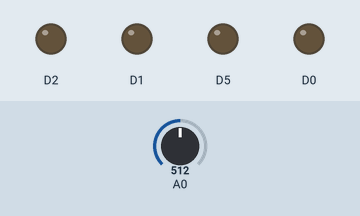
A program run on a simulated ESP8266 (Wemos D1 mini). Parts: output pins drawn as LEDs (lit = HIGH). Inputs (shaded band) come from the test bench; at power-on: A0 = 512. WiFi joins after 1.5 s; servers stay silent unless stated; no MQTT or app messages arrive unless stated; what the program prints to the serial monitor is not drawn.

Above: at 2.0 s.
At 3.0 s:
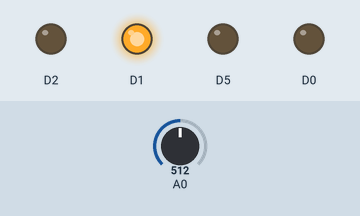
At 4.0 s:
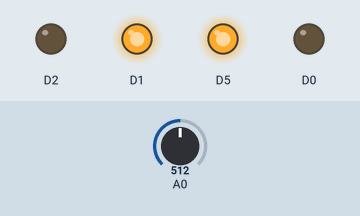
Timing chart, 0 to 6.1 s (numbered marks = the images above):
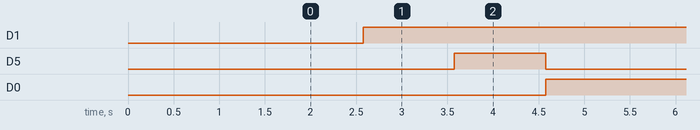

Measured:
- by itself, D1: LOW → HIGH at 2.6 s
- by itself, D5: alternates HIGH for 1.0 s and LOW for 3.0 s
- by itself, D0: alternates HIGH for 2.0 s and LOW for 2.0 s

The program:

main.cpp
```cpp
#include <Arduino.h>
#include <ArduinoJson.h>

#include "config.h"
#include "common.h"
#include "wifi_common.h"

const int M1 = A0;

void setup() {
  Serial.begin(9600);
  setup_wifi();
  client.setServer(MQTT_SERVER, 1883);
  setupOTA();

  pinMode(D5, OUTPUT);
  pinMode(D0, OUTPUT);
  pinMode(D2, OUTPUT);
  pinMode(D1, OUTPUT);

  digitalWrite(D5, LOW);
  digitalWrite(D0, LOW);
  digitalWrite(D2, LOW);
  digitalWrite(D1, LOW);
}

void loop() {

  if (!client.connected()){
    delay(1);
    Serial.println("Attempting MQTT connection...");
    reconnect_mqtt();
    return;
  }

  if (WiFi.status() != WL_CONNECTED){
    delay(1);
    Serial.println("Attempting WIFI connection...");
    setup_wifi();
    return;
  }

  client.loop();
  ArduinoOTA.handle();

  delay(1000);
  sendState();
}
```

common.cpp
```cpp
#include <Arduino.h>
#include <PubSubClient.h>
#include <ArduinoJson.h>

#include "common.h"
#include "config.h"

WiFiClient wifiClient;
PubSubClient client(wifiClient);
```

common.h
```cpp
#ifndef COMMON_GUARD
#define COMMON_GUARD

#include <Arduino.h>
#include <ArduinoOTA.h>
#include <ESP8266WiFi.h>
#include <PubSubClient.h>

#include "config.h"

extern PubSubClient client;

#endif
```

wifi_common.cpp
```cpp
#include <Arduino.h>
#include <ESP8266WiFi.h>
#include <PubSubClient.h>
#include <ArduinoJson.h>

#include "wifi_common.h"
#include "config.h"
#include "common.h"

const int BUFFER_SIZE_SEND = JSON_OBJECT_SIZE(10);

void setupOTA(){
    ArduinoOTA.setPort(OTA_PORT);
    ArduinoOTA.setHostname(HOSTNAME);

    ArduinoOTA.onStart([]() { Serial.println("Starting"); });
    ArduinoOTA.onEnd([]() { Serial.println("\nEnd"); });
    ArduinoOTA.onProgress([](unsigned int progress, unsigned int total) {
        Serial.printf("Progress: %u%%\r", (progress / (total / 100)));
    });

    ArduinoOTA.onError([](ota_error_t error) {
        Serial.printf("Error[%u]: ", error);
        if (error == OTA_AUTH_ERROR){
            Serial.println("Auth Failed");
        }else if (error == OTA_BEGIN_ERROR){
            Serial.println("Begin Failed");
        }else if (error == OTA_CONNECT_ERROR){
            Serial.println("Connect Failed");
        }else if (error == OTA_RECEIVE_ERROR){
            Serial.println("Receive Failed");
        }else if (error == OTA_END_ERROR){
            Serial.println("End Failed");
        }
    });
    ArduinoOTA.begin();
}

void setup_wifi(){

    delay(10);
    // We start by connecting to a WiFi network
    Serial.println();
    Serial.print("Connecting to ");
    Serial.println(MY_SSID);

    WiFi.mode(WIFI_STA);
    WiFi.begin(MY_SSID, MY_PASSWORD);

    while (WiFi.status() != WL_CONNECTED){
        delay(500);
        Serial.print(".");
    }

    Serial.println("");
    Serial.println("WiFi connected");
    Serial.println("IP address: ");
    Serial.println(WiFi.localIP());
}

void reconnect_mqtt(){
    // Loop until we're reconnected
    while (!client.connected()){

        // Attempt to connect
        if (client.connect(HOSTNAME, mqtt_username, mqtt_password)) {
            Serial.println("connected");
        } else {
            Serial.print("failed, rc=");
            Serial.print(client.state());
            Serial.println(" try again in 5 seconds");
            // Wait 5 seconds before retrying
            delay(5000);
        }
    }
}

void sendState(){

    // gather data
    StaticJsonBuffer<BUFFER_SIZE_SEND> jsonBuffer;
    JsonObject &object = jsonBuffer.createObject();

    digitalWrite(D5, LOW);
    digitalWrite(D0, LOW);
    digitalWrite(D2, LOW);
    digitalWrite(D1, HIGH);
    object["moisture_m1"] = analogRead(A0);
    delay(1000);

    digitalWrite(D5, HIGH);
    digitalWrite(D0, LOW);
    digitalWrite(D2, LOW);
    digitalWrite(D1, HIGH);
    object["moisture_m2"] = analogRead(A0);
    delay(1000);

    digitalWrite(D5, LOW);
    digitalWrite(D0, HIGH);
    digitalWrite(D2, LOW);
    digitalWrite(D1, HIGH);
    object["moisture_m3"] = analogRead(A0);
    delay(1000);

    // digitalWrite(D5, HIGH);
    // digitalWrite(D0, HIGH);
    // digitalWrite(D2, LOW);
    // digitalWrite(D1, HIGH);
    // object["moisture_m4"] = analogRead(A0);
    // delay(1000);

    char buffer[object.measureLength() + 1];
    object.printTo(buffer, sizeof(buffer));
    object.printTo(Serial);
    Serial.println("");
    client.publish(STATE_TOPIC, buffer, true);
}
```

wifi_common.h
```cpp
#ifndef WIFI_COMMON_GUARD
#define WIFI_COMMON_GUARD

#include "common.h"

void reconnect_mqtt();
void setupOTA();
void setup_wifi();
void sendState();

#endif
```

config.example.h
```cpp
#ifndef CONFIG_GUARD
#define CONFIG_GUARD

#include <Arduino.h>
#include <ArduinoOTA.h>
#include <ESP8266WiFi.h>
#include <PubSubClient.h>

#define STATE_TOPIC "moisture/bedroom"

#define HOSTNAME "esp8266-moistures"
#define MY_SSID ""
#define MY_PASSWORD ""
#define MQTT_SERVER ""
#define mqtt_username ""
#define mqtt_password ""

#define INITIAL_STATE false
#define OTA_PORT 8266

#endif
```
